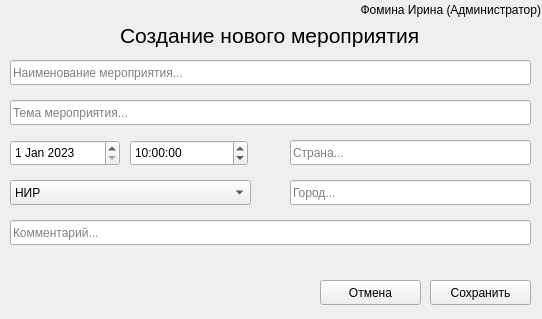
<?xml version="1.0" encoding="UTF-8"?>
<ui version="4.0">
 <class>Create_event</class>
 <widget class="QWidget" name="Create_event">
  <property name="geometry">
   <rect>
    <x>0</x>
    <y>0</y>
    <width>542</width>
    <height>319</height>
   </rect>
  </property>
  <property name="windowTitle">
   <string>Логистик (update 23.02)</string>
  </property>
  <widget class="QLabel" name="label_create_event">
   <property name="geometry">
    <rect>
     <x>120</x>
     <y>20</y>
     <width>351</width>
     <height>31</height>
    </rect>
   </property>
   <property name="font">
    <font>
     <pointsize>16</pointsize>
    </font>
   </property>
   <property name="text">
    <string>Создание нового мероприятия</string>
   </property>
  </widget>
  <widget class="QLineEdit" name="event_name">
   <property name="geometry">
    <rect>
     <x>10</x>
     <y>60</y>
     <width>521</width>
     <height>25</height>
    </rect>
   </property>
   <property name="placeholderText">
    <string>Наименование мероприятия...</string>
   </property>
  </widget>
  <widget class="QDateEdit" name="event_data">
   <property name="geometry">
    <rect>
     <x>10</x>
     <y>140</y>
     <width>110</width>
     <height>26</height>
    </rect>
   </property>
   <property name="dateTime">
    <datetime>
     <hour>0</hour>
     <minute>0</minute>
     <second>0</second>
     <year>2023</year>
     <month>1</month>
     <day>1</day>
    </datetime>
   </property>
   <property name="maximumDateTime">
    <datetime>
     <hour>23</hour>
     <minute>59</minute>
     <second>59</second>
     <year>2050</year>
     <month>12</month>
     <day>30</day>
    </datetime>
   </property>
   <property name="minimumDate">
    <date>
     <year>1752</year>
     <month>9</month>
     <day>15</day>
    </date>
   </property>
  </widget>
  <widget class="QLineEdit" name="event_country">
   <property name="geometry">
    <rect>
     <x>290</x>
     <y>140</y>
     <width>241</width>
     <height>25</height>
    </rect>
   </property>
   <property name="placeholderText">
    <string>Страна...</string>
   </property>
  </widget>
  <widget class="QTimeEdit" name="event_time">
   <property name="geometry">
    <rect>
     <x>130</x>
     <y>140</y>
     <width>118</width>
     <height>26</height>
    </rect>
   </property>
   <property name="time">
    <time>
     <hour>10</hour>
     <minute>0</minute>
     <second>0</second>
    </time>
   </property>
  </widget>
  <widget class="QLineEdit" name="event_city">
   <property name="geometry">
    <rect>
     <x>290</x>
     <y>180</y>
     <width>241</width>
     <height>25</height>
    </rect>
   </property>
   <property name="placeholderText">
    <string>Город...</string>
   </property>
  </widget>
  <widget class="QLineEdit" name="event_theme">
   <property name="geometry">
    <rect>
     <x>10</x>
     <y>100</y>
     <width>521</width>
     <height>25</height>
    </rect>
   </property>
   <property name="placeholderText">
    <string>Тема мероприятия...</string>
   </property>
  </widget>
  <widget class="QPushButton" name="pushButton_save_event">
   <property name="geometry">
    <rect>
     <x>430</x>
     <y>280</y>
     <width>101</width>
     <height>25</height>
    </rect>
   </property>
   <property name="text">
    <string>Сохранить</string>
   </property>
  </widget>
  <widget class="QComboBox" name="event_type">
   <property name="geometry">
    <rect>
     <x>10</x>
     <y>180</y>
     <width>241</width>
     <height>25</height>
    </rect>
   </property>
   <item>
    <property name="text">
     <string>НИР</string>
    </property>
   </item>
   <item>
    <property name="text">
     <string>Кадавр</string>
    </property>
   </item>
  </widget>
  <widget class="QLineEdit" name="event_comment">
   <property name="geometry">
    <rect>
     <x>10</x>
     <y>220</y>
     <width>521</width>
     <height>25</height>
    </rect>
   </property>
   <property name="placeholderText">
    <string>Комментарий...</string>
   </property>
  </widget>
  <widget class="QPushButton" name="pushButton_cancel">
   <property name="geometry">
    <rect>
     <x>320</x>
     <y>280</y>
     <width>101</width>
     <height>25</height>
    </rect>
   </property>
   <property name="text">
    <string>Отмена</string>
   </property>
  </widget>
  <widget class="QLabel" name="label_username_role">
   <property name="geometry">
    <rect>
     <x>240</x>
     <y>0</y>
     <width>301</width>
     <height>20</height>
    </rect>
   </property>
   <property name="text">
    <string>Фомина Ирина (Администратор)</string>
   </property>
   <property name="alignment">
    <set>Qt::AlignRight|Qt::AlignTrailing|Qt::AlignVCenter</set>
   </property>
  </widget>
 </widget>
 <tabstops>
  <tabstop>event_name</tabstop>
  <tabstop>event_theme</tabstop>
  <tabstop>event_data</tabstop>
  <tabstop>event_time</tabstop>
  <tabstop>event_country</tabstop>
  <tabstop>event_type</tabstop>
  <tabstop>event_city</tabstop>
  <tabstop>event_comment</tabstop>
  <tabstop>pushButton_cancel</tabstop>
  <tabstop>pushButton_save_event</tabstop>
 </tabstops>
 <resources/>
 <connections>
  <connection>
   <sender>pushButton_save_event</sender>
   <signal>clicked()</signal>
   <receiver>Create_event</receiver>
   <slot>show()</slot>
   <hints>
    <hint type="sourcelabel">
     <x>465</x>
     <y>262</y>
    </hint>
    <hint type="destinationlabel">
     <x>270</x>
     <y>146</y>
    </hint>
   </hints>
  </connection>
  <connection>
   <sender>pushButton_cancel</sender>
   <signal>clicked()</signal>
   <receiver>Create_event</receiver>
   <slot>close()</slot>
   <hints>
    <hint type="sourcelabel">
     <x>360</x>
     <y>292</y>
    </hint>
    <hint type="destinationlabel">
     <x>270</x>
     <y>159</y>
    </hint>
   </hints>
  </connection>
 </connections>
</ui>
